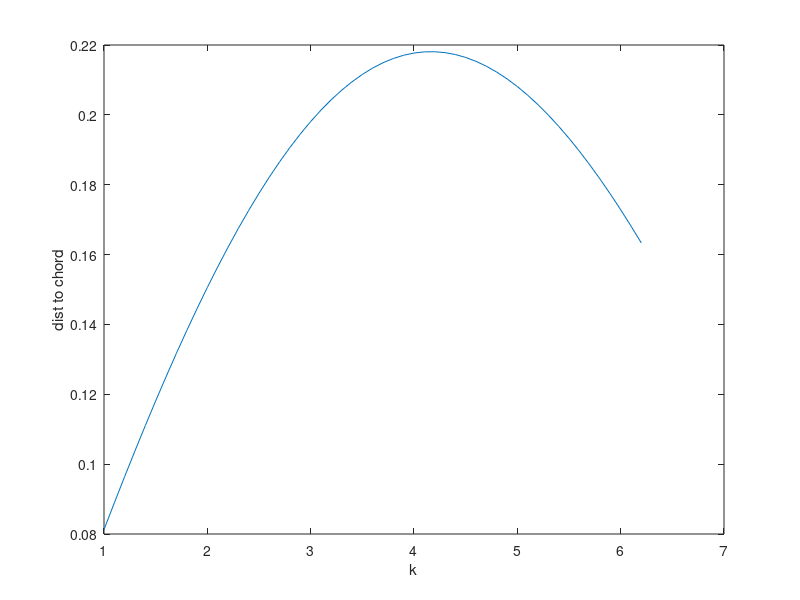

Write the MATLAB code that produced this figure.
%%RISS 2020 FWD KIN 4 LEGGED ROLLING STAR%%

clc
clear all
close all 

%%TEST123%%

%knowns
L = 1;
k = 1:.1:(2*pi)/L;


alpha = (L*k)/2;
z = (sin(alpha))./(k.*alpha) - cos(alpha)./k;

plot(k,z)
xlabel('k')
ylabel('dist to chord')

[M,I] = max(z)
k_max = k(I)
alpha_max = alpha(I)
